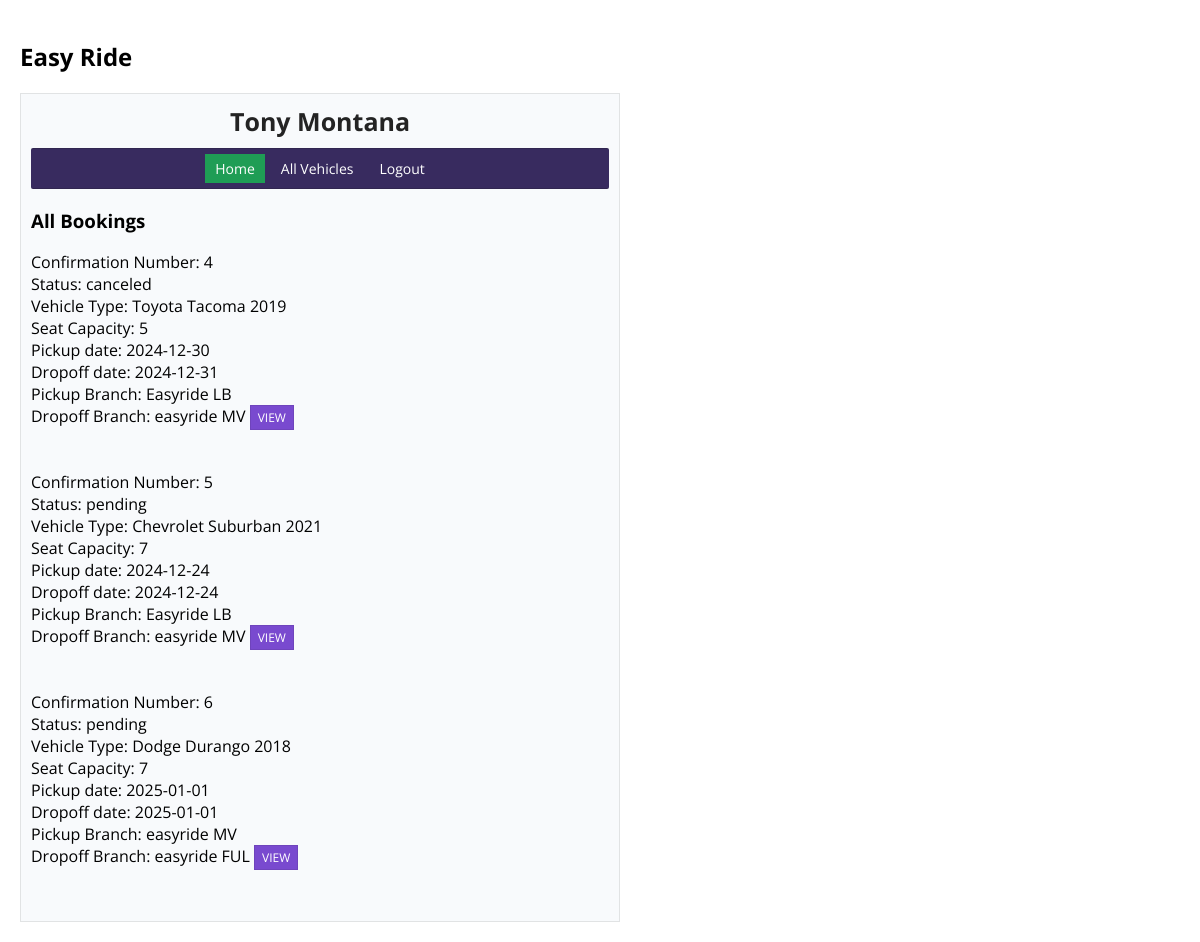
The page /employee_profile.php (signed in) on the database its author committed.
### tables this page shows
CREATE TABLE `employee` (
  `employee_id` int(11) NOT NULL,
  `employee_fname` varchar(25) NOT NULL,
  `employee_lname` varchar(25) NOT NULL,
  `employee_address` varchar(255) NOT NULL,
  `employee_phonenum` varchar(15) NOT NULL,
  `employee_email` varchar(50) NOT NULL,
  `employee_password` varchar(100) NOT NULL,
  `branch_id` int(11) NOT NULL
);

CREATE TABLE `booking` (
  `confirmation_num` int(11) NOT NULL,
  `status` varchar(25) NOT NULL DEFAULT 'pending',
  `vehicle_registration` int(11) NOT NULL,
  `pickup_date` date NOT NULL,
  `pickup_employee_email` varchar(50) DEFAULT NULL,
  `customer_id` int(11) NOT NULL,
  `drop_date` date NOT NULL,
  `drop_employee_email` varchar(50) DEFAULT NULL,
  `pickup_branch_id` int(11) NOT NULL,
  `drop_branch_id` int(11) NOT NULL,
  `amount` float(10,2) NOT NULL
);

CREATE TABLE `vehicle` (
  `car_id` int(11) NOT NULL,
  `c_name` varchar(25) NOT NULL,
  `description` varchar(200) NOT NULL,
  `model_year` int(11) NOT NULL,
  `manufacturer` varchar(20) NOT NULL,
  `color` varchar(10) NOT NULL
);

CREATE TABLE `vehicle_details` (
  `registration_num` int(11) NOT NULL,
  `seat_capacity` int(11) NOT NULL,
  `mileage` int(11) NOT NULL,
  `rate` float(10,2) NOT NULL,
  `type_car_id` int(11) NOT NULL,
  `fuel_type_id` int(11) NOT NULL,
  `vehicle_branch_id` int(11) NOT NULL,
  `car_id` int(11) NOT NULL
);

CREATE TABLE `branch` (
  `branch_id` int(11) NOT NULL,
  `location` varchar(50) NOT NULL,
  `branch_name` varchar(50) NOT NULL
);

### includes/init.php (called while the page is built, shortened)
<?php
require 'classes/employee.php';
require 'classes/booking.php';
$db_obj = new Database();
$db_connection = $db_obj->dbConnection();
$employee_obj = new Employee($db_connection);
$booking_obj = new Booking($db_connection);

### includes/classes/employee.php (called while the page is built, shortened)
<?php
class Employee{
    protected $db;
    function __construct($db_connection){
        $this->db = $db_connection;
    }
    function find_employee_by_id($id){
        try{
            $find_employee = $this->db->prepare("SELECT * FROM `employee` WHERE employee_id = ?");
            $find_employee->execute([$id]);
            if($find_employee->rowCount() === 1){
                return $find_employee->fetch(PDO::FETCH_OBJ);
            }
            else{
                return null;
            }
        }
        catch (PDOException $e) {
            error_log($e->getMessage());
            return null;
        }
    }
}
?>

### includes/classes/booking.php (called while the page is built, shortened)
<?php
class Booking{
    protected $db;
    function __construct($db_connection){
        $this->db = $db_connection;
    }
    function all_bookings(){
        try{
            $get_bookings = $this->db->prepare("SELECT * FROM `booking`");
            $get_bookings->execute();
            $get_bookings = $this->db->prepare("SELECT confirmation_num, status, manufacturer, c_name, model_year, seat_capacity, pickup_date, drop_date, b1.branch_name as b1_branch_name, b2.branch_name as b2_branch_name, customer_id
                                                FROM `booking` as bo
                                                LEFT JOIN `vehicle_details` as vd ON
                                                vd.registration_num=bo.vehicle_registration
                                                LEFT JOIN `vehicle` as v ON v.car_id=vd.car_id
                                                LEFT JOIN `branch` as b1 ON b1.branch_id=bo.pickup_branch_id
                                                LEFT JOIN `branch` as b2 ON b2.branch_id=bo.drop_branch_id");
            $get_bookings->execute();
            if($get_bookings->rowCount() > 0){
                return $get_bookings->fetchAll(PDO::FETCH_OBJ);
            }
            else{
                return false;
            }
        }
        catch (PDOException $e) {
            die($e->getMessage());
        }
    }
}
?>

### employee_profile.php (the view, shortened to what this page needs)
<?php
require 'includes/init.php';
if(isset($_SESSION['employee_id']) && isset($_SESSION['email'])){
    $employee_data = $employee_obj->find_employee_by_id($_SESSION['employee_id']);
    $all_bookings = $booking_obj->all_bookings();
}
else{
    header('Location: logout.php');
    exit;
}
?>
<!DOCTYPE html>
<html lang="en">
<head>
    <link rel="stylesheet" href="./style.css">
</head>
<body>
	<h2>Easy Ride</h2>
    <div class="profile_container">
        <div class="inner_profile">
            <h1><?php echo  $employee_data->employee_fname." ".$employee_data->employee_lname;?></h1>
        </div>
        <nav>
            <ul>
                <li><a href="employee_profile.php" rel="noopener noreferrer" class="active">Home</a></li>
                <li><a href="employee_vehicles.php" rel="noopener noreferrer">All Vehicles</a></li>
                <li><a href="logout.php" rel="noopener noreferrer">Logout</a></li>
            </ul>
        </nav>
        <div class="all_bookings">
            <h3>All Bookings</h3>
            <div class="usersWrapper">
                <?php
                if($all_bookings){
                    foreach($all_bookings as $row){
                        echo '<div class="bookings_box">
                                <div class="vehicle_info"><span>Confirmation Number: '.$row->confirmation_num.'</span>
                                <div class="vehicle_info"><span>Status: '.$row->status.'</span>
                                <div class="vehicle_info"><span>Vehicle Type: '.$row->manufacturer.' '.$row->c_name.' '.$row->model_year.'</span>
                                <div class="vehicle_info"><span>Seat Capacity: '.$row->seat_capacity.'</span>
                                <div class="vehicle_info"><span>Pickup date: '.$row->pickup_date.'</span>
                                <div class="vehicle_info"><span>Dropoff date: '.$row->drop_date.'</span>
                                <div class="vehicle_info"><span>Pickup Branch: '.$row->b1_branch_name.'</span>
                                <div class="vehicle_info"><span>Dropoff Branch: '.$row->b2_branch_name.'</span>
                                <span><a href="booking_profile.php?id='.$row->confirmation_num.'" class="see_profileBtn">View</a></div>
                                <br></br>
                            </div>';
                    }
                }
                else{
                    echo '<h4>There is no bookings!</h4>';
                }
                ?>
            </div>
        </div>
    </div>
</body>
</html>

### style.css (style rules this page uses)
* { box-sizing: border-box; -webkit-box-sizing: border-box; }
body { padding: 20px; margin: 0; font-family: 'Open Sans', sans-serif; }
a { color: inherit; text-decoration: none; outline: none; }
h1 { text-align: center; color: #232323; }
.profile_container { max-width: 600px; background-color: #F8FAFC; border: 1px solid rgba(23,23,23, .1); padding: 10px; }
.profile_container nav ul { list-style: none; padding: 5px 0; margin:10px 0; display: flex; flex-wrap: wrap; border-top: 1px solid rgba(23,23,23, .2); border-bottom: 1px solid rgba(23,23,23, .2); justify-content: center; background: #382B5F; border-radius: 2px; }
.profile_container nav ul li a { color: #FFF; font-size: 14px; display: block; padding:5px 10px; margin:0 3px; }
.inner_profile h1 { padding: 0; margin: 0; font-size: 25px; text-transform: capitalize; }
.active { outline: none; background-color: #1F9D55 !important; color: #FFF !important; }
.see_profileBtn { background-color: #794ACF; border: 1px solid rgba(23,23,23, .1); color: #FFF; font-size: 12px; padding:3px 7px; text-transform: uppercase; }

### rows shown on the page
employee: employee_fname "Tony", employee_lname "Montana"
booking: confirmation_num "4", status "canceled", vehicle.manufacturer "Toyota", vehicle.c_name "Tacoma", vehicle.model_year "2019", vehicle_details.seat_capacity "5", pickup_date "2024-12-30", drop_date "2024-12-31", pickup_branch.branch_name "Easyride LB", drop_branch.branch_name "easyride MV"
booking: confirmation_num "5", status "pending", vehicle.manufacturer "Chevrolet", vehicle.c_name "Suburban", vehicle.model_year "2021", vehicle_details.seat_capacity "7", pickup_date "2024-12-24", drop_date "2024-12-24", pickup_branch.branch_name "Easyride LB", drop_branch.branch_name "easyride MV"
booking: confirmation_num "6", status "pending", vehicle.manufacturer "Dodge", vehicle.c_name "Durango", vehicle.model_year "2018", vehicle_details.seat_capacity "7", pickup_date "2025-01-01", drop_date "2025-01-01", pickup_branch.branch_name "easyride MV", drop_branch.branch_name "easyride FUL"
